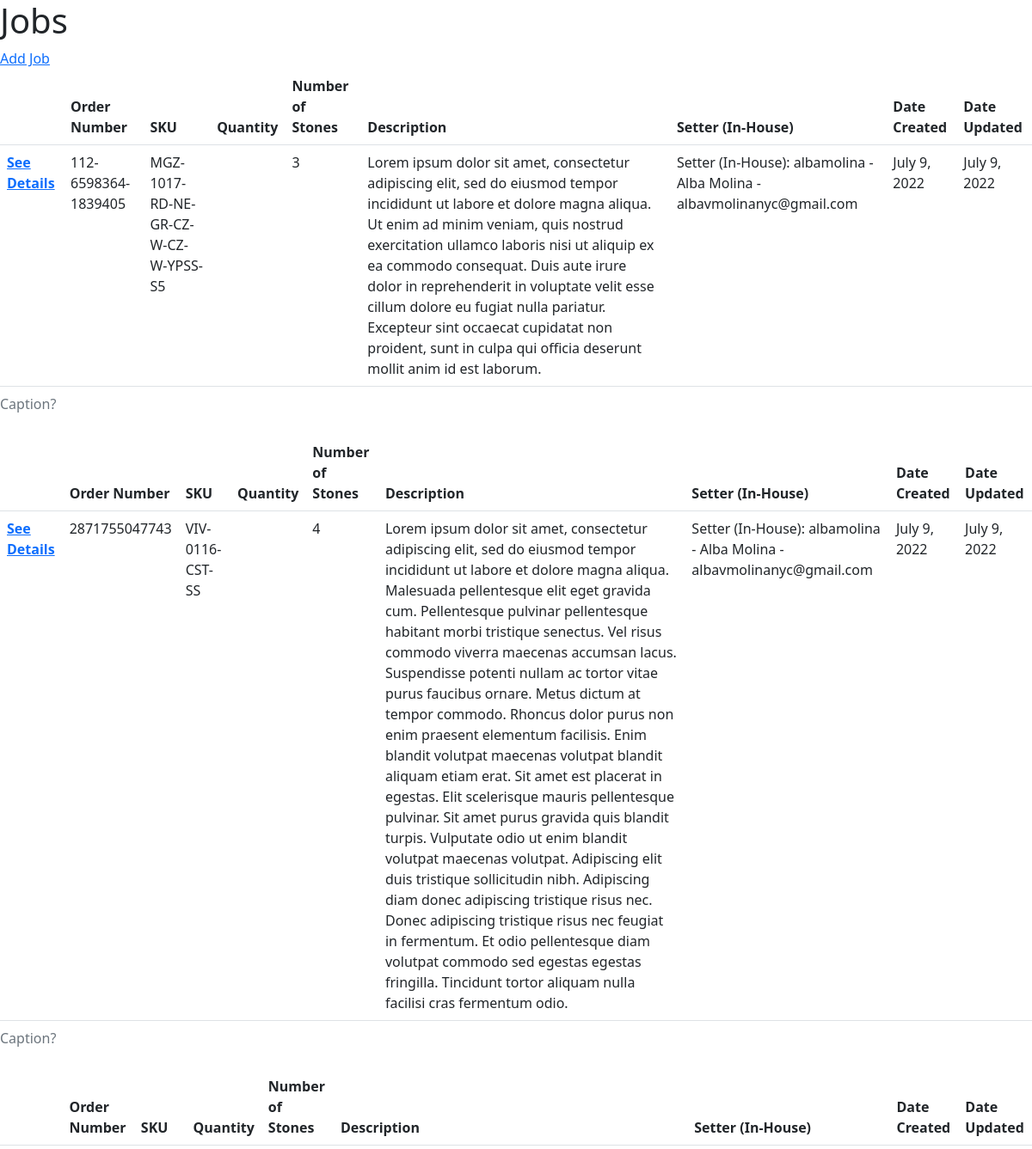
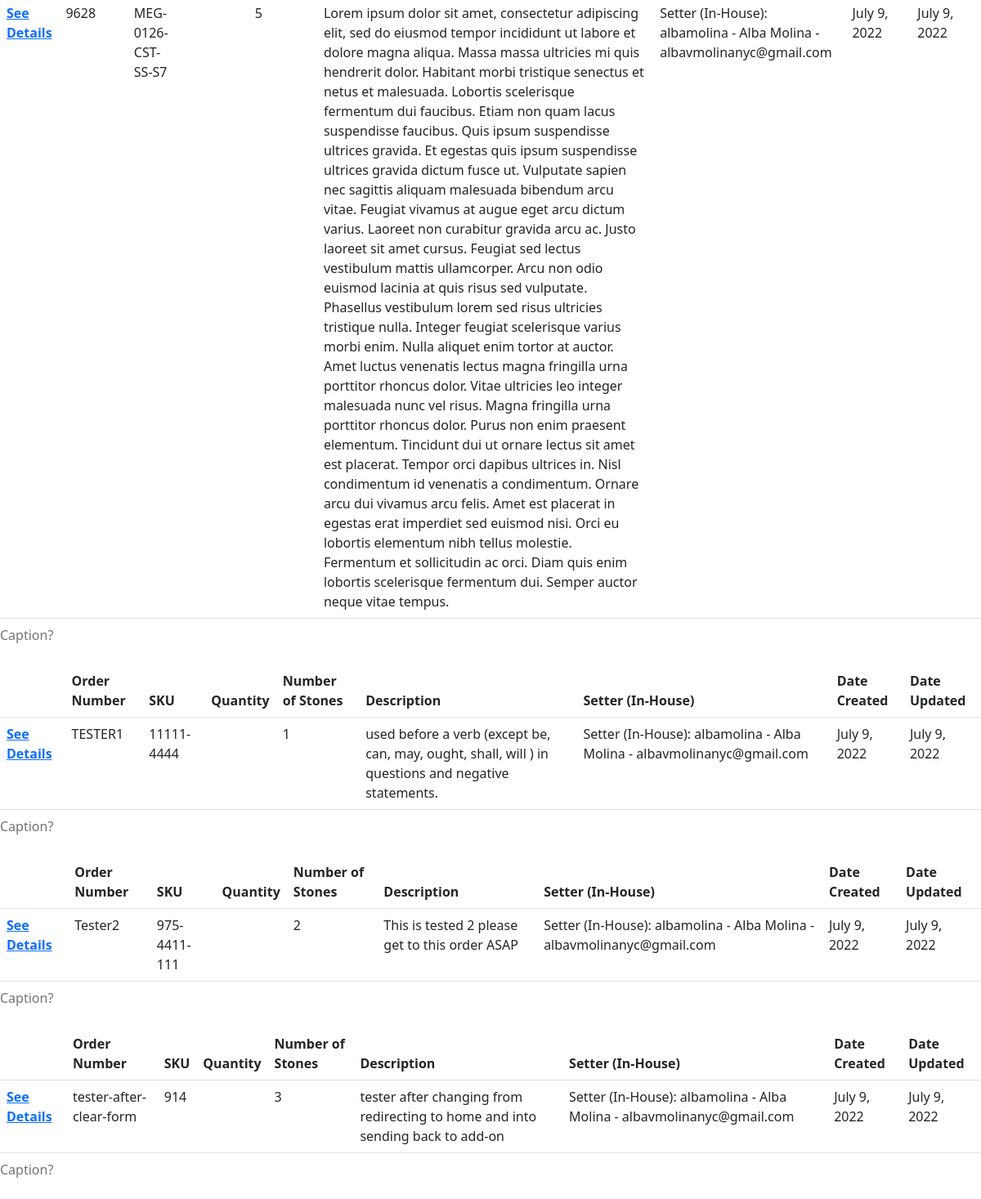
Before: / with the older database file (2 pictures, top to bottom).
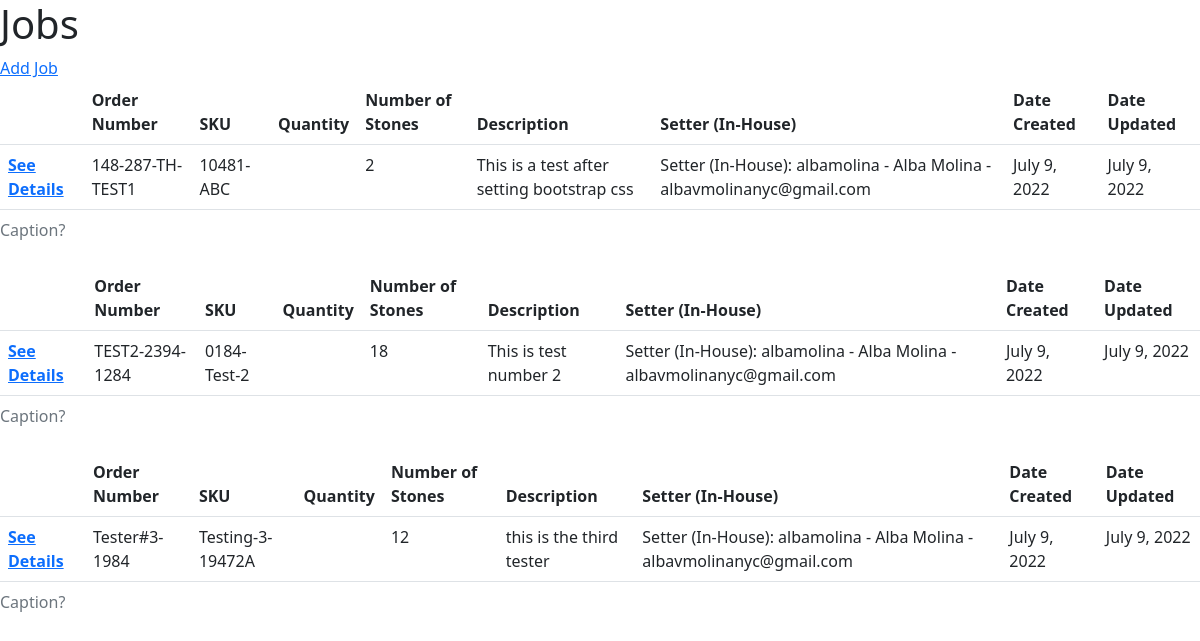
After: the same page with the newer database file.
### thetracker/models.py (models this page shows, shortened)
class Job(models.Model):
    order_num = models.CharField(max_length=275)
    SKU = models.CharField(max_length=275)
    num_items = models.IntegerField()
    num_stones = models.IntegerField()
    description_text = models.TextField()
    setter_name = models.ForeignKey(User, on_delete=models.PROTECT)
    created = models.DateField(auto_now_add=True)
    updated = models.DateField(auto_now=True)

### thetracker/views.py (the view)
# urls.py: path('', HomeView.as_view(), name='home'),
class HomeView(ListView):
    model = Job
    template_name = 'home.html'

### thetracker/templates/home.html
{% extends 'base.html' %} {% block content %}
<h1>Jobs</h1>
<a href="{% url 'add-job'%}">Add Job</a>
<div class=".table-responsive{-sm|-md|-lg|-xl|-xxl}">
  {% for job in object_list %}
    <table class="table">
        <caption>Caption?</caption>
        <thead>
            <tr>
              <th scope="col"></th>
              <th scope="col">Order Number</th>
              <th scope="col">SKU</th>
              <th scope="col">Quantity</th>
              <th scope="col">Number of Stones</th>
              <th scope="col">Description</th>
              <th scope="col">Setter (In-House)</th>
              <th scope="col">Date Created</th>
              <th scope="col">Date Updated</th>
            </tr>
          </thead>
        <tbody>
          <tr>
              <th scope="row">      <a href="{% url 'job-detail' job.pk %}"> See Details</a>       </th>
            <td>{{ job.order_num }}</td>
            <td>{{ job.SKU }}</td>
            <td>{{ job.num_item }}</td>
            <td>{{ job.num_stones }}</td>
            <td>{{ job.description_text }}</td>
            <td>Setter (In-House): {{ job.setter_name }} - {{ job.setter_name.first_name }} {{ job.setter_name.last_name }} - {{ job.setter_name.email }}</td>
            <td>{{ job.created }}</td>
            <td>{{ job.updated }}</td>
          </tr>
        </tbody>
    </table>
  </div>
  {% endfor %} {% endblock%}

### thetracker/templates/base.html (shortened to what this page needs)
<!DOCTYPE html>
<html lang="en">
<head>
    <link rel="stylesheet" href="https://cdn.jsdelivr.net/npm/bootstrap@5.2.0-beta1/dist/css/bootstrap.min.css">
</head>
<body>
    {% block content %}
    {% endblock %}
</body>
</html>

Changed rows visible on the page:
removed Job: order_num "112-6598364-1839405", SKU "MGZ-1017-RD-NE-GR-CZ-W-CZ-W-YPSS-S5", num_stones "3", description_text "Lorem ipsum dolor sit amet, consectetur adipiscing elit, sed do eiusmod tempor incididunt ut labore et dolore magna aliqua. Ut enim ad minim veniam, quis nostrud exercitation ullamco laboris nisi ut aliquip ex ea commodo consequat. Duis aute irure dolor in reprehenderit in voluptate velit esse cillum dolore eu fugiat nulla pariatur. Excepteur sint occaecat cupidatat non proident, sunt in culpa qui officia deserunt mollit anim id est laborum.", setter_name "albamolina", setter_name.first_name "Alba", setter_name.last_name "Molina", setter_name.email "albavmolinanyc@gmail.com", created "July 9, 2022", updated "July 9, 2022"
removed Job: order_num "2871755047743", SKU "VIV-0116-CST-SS", num_stones "4", description_text "Lorem ipsum dolor sit amet, consectetur adipiscing elit, sed do eiusmod tempor incididunt ut labore et dolore magna aliqua. Malesuada pellentesque elit eget gravida cum. Pellentesque pulvinar pellentesque habitant morbi tristique senectus. Vel risus commodo viverra maecenas accumsan lacus. Suspendisse potenti nullam ac tortor vitae purus faucibus ornare. Metus dictum at tempor commodo. Rhoncus dolor purus non enim praesent elementum facilisis. Enim blandit volutpat maecenas volutpat blandit aliquam etiam erat. Sit amet est placerat in egestas. Elit scelerisque mauris pellentesque pulvinar. Sit amet purus gravida quis blandit turpis. Vulputate odio ut enim blandit volutpat maecenas volutpat.…", setter_name "albamolina", setter_name.first_name "Alba", setter_name.last_name "Molina", setter_name.email "albavmolinanyc@gmail.com", created "July 9, 2022", updated "July 9, 2022"
removed Job: order_num "9628", SKU "MEG-0126-CST-SS-S7", num_stones "5", description_text "Lorem ipsum dolor sit amet, consectetur adipiscing elit, sed do eiusmod tempor incididunt ut labore et dolore magna aliqua. Massa massa ultricies mi quis hendrerit dolor. Habitant morbi tristique senectus et netus et malesuada. Lobortis scelerisque fermentum dui faucibus. Etiam non quam lacus suspendisse faucibus. Quis ipsum suspendisse ultrices gravida. Et egestas quis ipsum suspendisse ultrices gravida dictum fusce ut. Vulputate sapien nec sagittis aliquam malesuada bibendum arcu vitae. Feugiat vivamus at augue eget arcu dictum varius. Laoreet non curabitur gravida arcu ac. Justo laoreet sit amet cursus. Feugiat sed lectus vestibulum mattis ullamcorper. Arcu non odio euismod lacinia at…", setter_name "albamolina", setter_name.first_name "Alba", setter_name.last_name "Molina", setter_name.email "albavmolinanyc@gmail.com", created "July 9, 2022", updated "July 9, 2022"
removed Job: order_num "TESTER1", SKU "11111-4444", num_stones "1", description_text "used before a verb (except be, can, may, ought, shall, will ) in questions and negative statements.", setter_name "albamolina", setter_name.first_name "Alba", setter_name.last_name "Molina", setter_name.email "albavmolinanyc@gmail.com", created "July 9, 2022", updated "July 9, 2022"
removed Job: order_num "Tester2", SKU "975-4411-111", num_stones "2", description_text "This is tested 2 please get to this order ASAP", setter_name "albamolina", setter_name.first_name "Alba", setter_name.last_name "Molina", setter_name.email "albavmolinanyc@gmail.com", created "July 9, 2022", updated "July 9, 2022"
removed Job: order_num "tester-after-clear-form", SKU "914", num_stones "3", description_text "tester after changing from redirecting to home and into sending back to add-on", setter_name "albamolina", setter_name.first_name "Alba", setter_name.last_name "Molina", setter_name.email "albavmolinanyc@gmail.com", created "July 9, 2022", updated "July 9, 2022"
added Job: order_num "148-287-TH-TEST1", SKU "10481-ABC", num_stones "2", description_text "This is a test after setting bootstrap css", setter_name "albamolina", setter_name.first_name "Alba", setter_name.last_name "Molina", setter_name.email "albavmolinanyc@gmail.com", created "July 9, 2022", updated "July 9, 2022"
added Job: order_num "TEST2-2394-1284", SKU "0184-Test-2", num_stones "18", description_text "This is test number 2", setter_name "albamolina", setter_name.first_name "Alba", setter_name.last_name "Molina", setter_name.email "albavmolinanyc@gmail.com", created "July 9, 2022", updated "July 9, 2022"
added Job: order_num "Tester#3-1984", SKU "Testing-3-19472A", num_stones "12", description_text "this is the third tester", setter_name "albamolina", setter_name.first_name "Alba", setter_name.last_name "Molina", setter_name.email "albavmolinanyc@gmail.com", created "July 9, 2022", updated "July 9, 2022"
